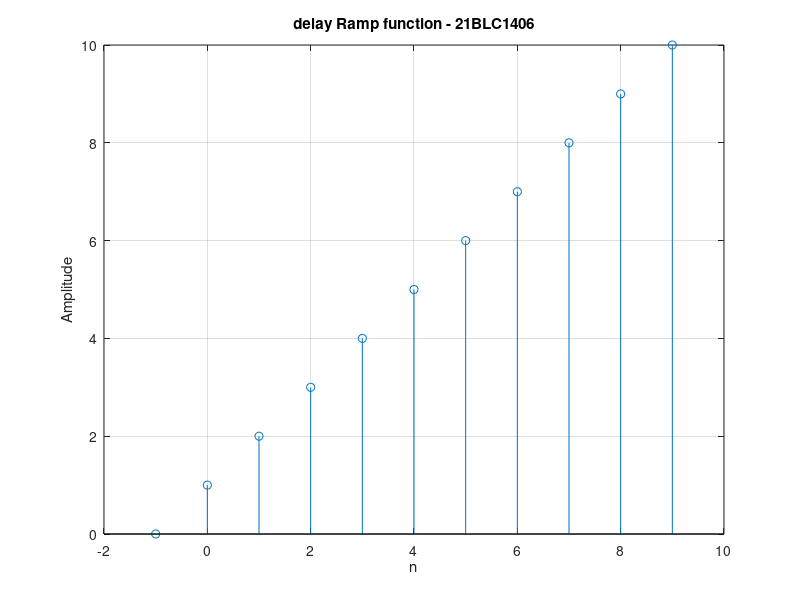

Write MATLAB code to recreate this figure.
% delay unit ramp

clc
close all;
clear all;
j = 0:10;
figure(9)
stem(j-1,j)
grid on
xlabel('n')
ylabel('Amplitude')
title('delay Ramp function - 21BLC1406')
